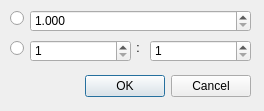
<?xml version="1.0" encoding="UTF-8"?>
<ui version="4.0">
 <class>AspectRatioChooser</class>
 <widget class="QDialog" name="AspectRatioChooser">
  <property name="geometry">
   <rect>
    <x>0</x>
    <y>0</y>
    <width>264</width>
    <height>111</height>
   </rect>
  </property>
  <property name="windowTitle">
   <string>Custom Aspect Ratio</string>
  </property>
  <widget class="QDialogButtonBox" name="buttonBox">
   <property name="geometry">
    <rect>
     <x>70</x>
     <y>70</y>
     <width>181</width>
     <height>32</height>
    </rect>
   </property>
   <property name="orientation">
    <enum>Qt::Horizontal</enum>
   </property>
   <property name="standardButtons">
    <set>QDialogButtonBox::Cancel|QDialogButtonBox::Ok</set>
   </property>
  </widget>
  <widget class="QLabel" name="label">
   <property name="geometry">
    <rect>
     <x>130</x>
     <y>40</y>
     <width>16</width>
     <height>16</height>
    </rect>
   </property>
   <property name="text">
    <string>:</string>
   </property>
   <property name="alignment">
    <set>Qt::AlignCenter</set>
   </property>
  </widget>
  <widget class="QSpinBox" name="numericUpDown2">
   <property name="geometry">
    <rect>
     <x>30</x>
     <y>40</y>
     <width>101</width>
     <height>22</height>
    </rect>
   </property>
   <property name="minimum">
    <number>1</number>
   </property>
   <property name="maximum">
    <number>10000000</number>
   </property>
  </widget>
  <widget class="QSpinBox" name="numericUpDown3">
   <property name="geometry">
    <rect>
     <x>150</x>
     <y>40</y>
     <width>101</width>
     <height>22</height>
    </rect>
   </property>
   <property name="minimum">
    <number>1</number>
   </property>
   <property name="maximum">
    <number>10000000</number>
   </property>
  </widget>
  <widget class="QDoubleSpinBox" name="numericUpDown1">
   <property name="geometry">
    <rect>
     <x>30</x>
     <y>10</y>
     <width>221</width>
     <height>22</height>
    </rect>
   </property>
   <property name="decimals">
    <number>3</number>
   </property>
   <property name="minimum">
    <double>1.000000000000000</double>
   </property>
   <property name="maximum">
    <double>10.000000000000000</double>
   </property>
  </widget>
  <widget class="QRadioButton" name="radioButton1">
   <property name="geometry">
    <rect>
     <x>10</x>
     <y>10</y>
     <width>16</width>
     <height>17</height>
    </rect>
   </property>
   <property name="text">
    <string/>
   </property>
  </widget>
  <widget class="QRadioButton" name="radioButton2">
   <property name="geometry">
    <rect>
     <x>10</x>
     <y>40</y>
     <width>16</width>
     <height>17</height>
    </rect>
   </property>
   <property name="text">
    <string/>
   </property>
  </widget>
 </widget>
 <resources/>
 <connections>
  <connection>
   <sender>buttonBox</sender>
   <signal>accepted()</signal>
   <receiver>AspectRatioChooser</receiver>
   <slot>accept()</slot>
   <hints>
    <hint type="sourcelabel">
     <x>248</x>
     <y>254</y>
    </hint>
    <hint type="destinationlabel">
     <x>157</x>
     <y>274</y>
    </hint>
   </hints>
  </connection>
  <connection>
   <sender>buttonBox</sender>
   <signal>rejected()</signal>
   <receiver>AspectRatioChooser</receiver>
   <slot>reject()</slot>
   <hints>
    <hint type="sourcelabel">
     <x>316</x>
     <y>260</y>
    </hint>
    <hint type="destinationlabel">
     <x>286</x>
     <y>274</y>
    </hint>
   </hints>
  </connection>
 </connections>
</ui>
